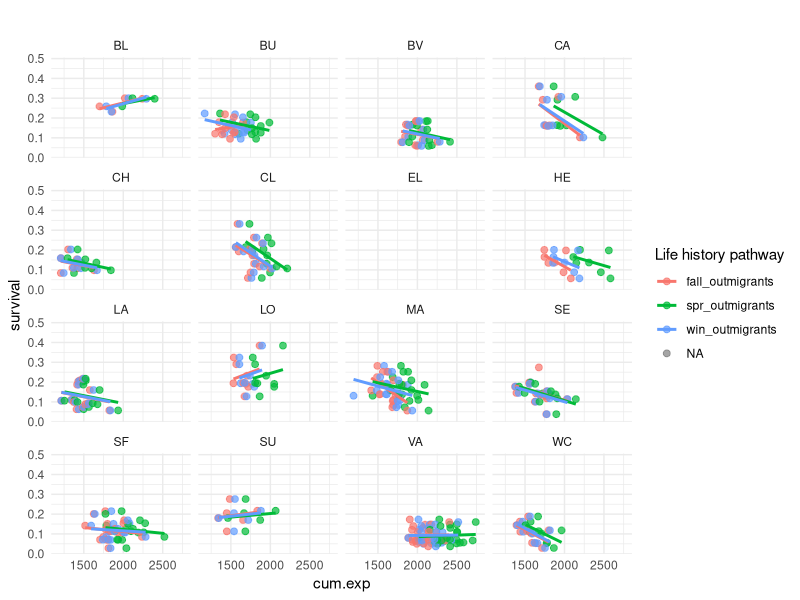
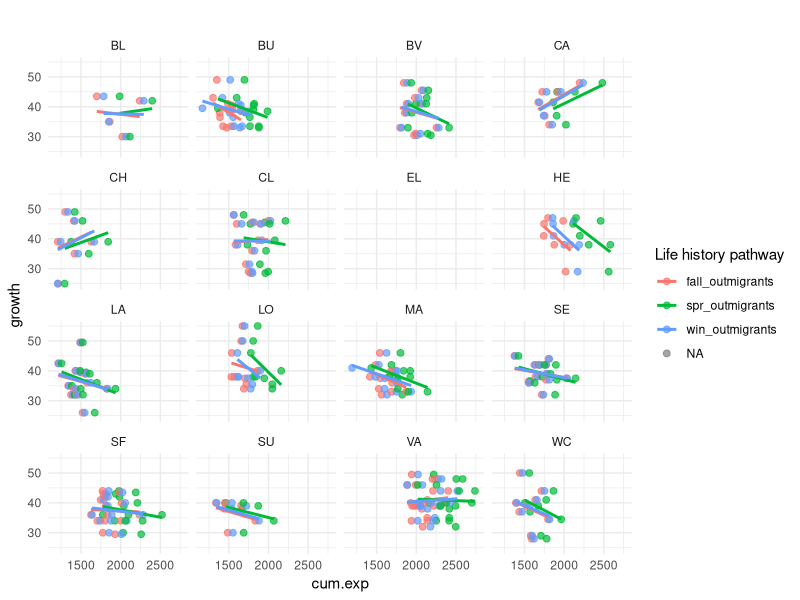
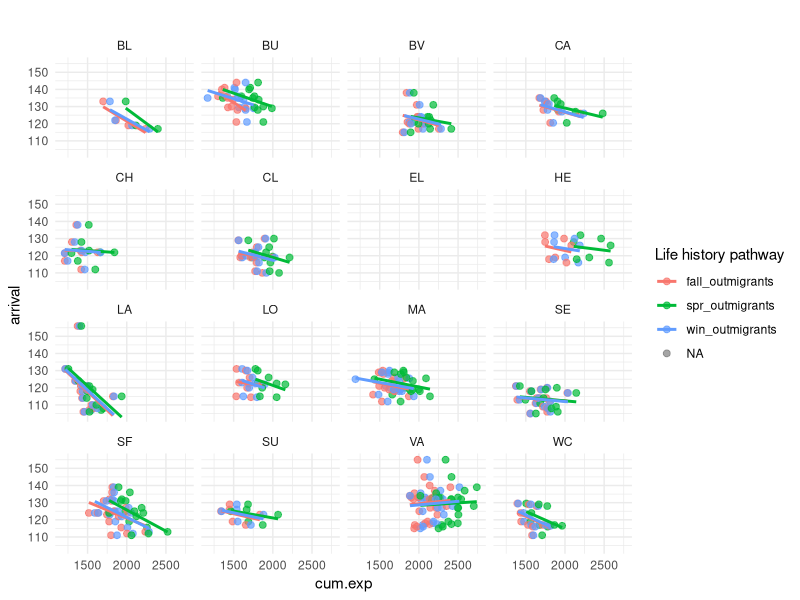
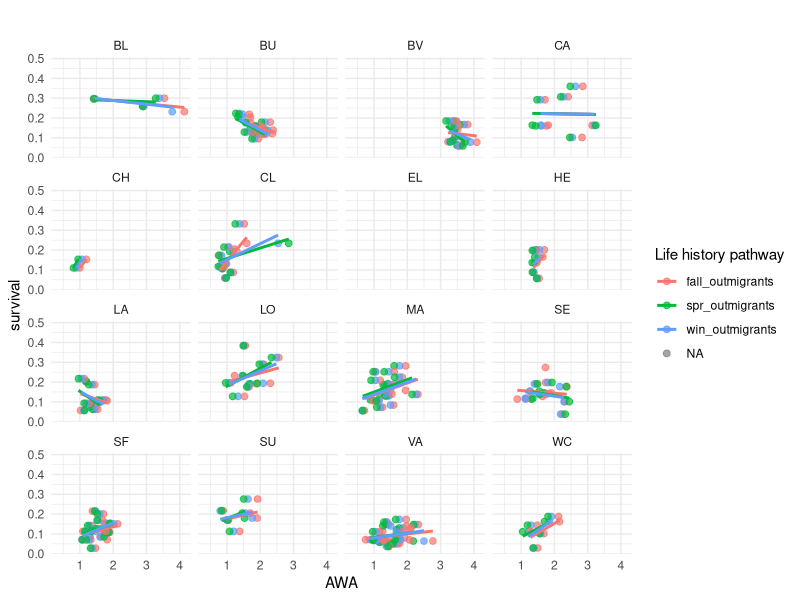
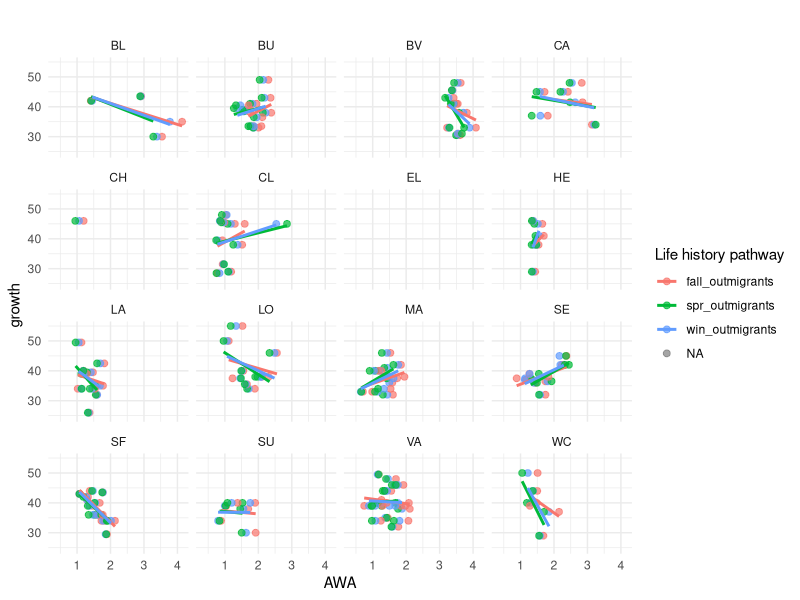
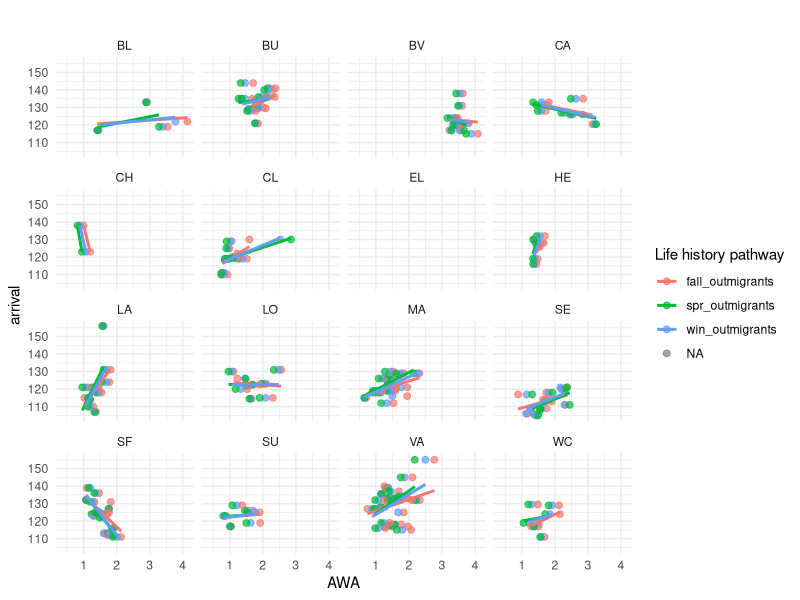

The R script that drew these images, in order:
# Quick look at metrics summarizing thermal exposure and water depth versus salmon responses by populations, years, and life history pathways
# AH Fullerton 4/3/26

library(ggplot2)
library(dplyr)

# Load fish data
survival <- read.csv("data/est_survival.csv")
growth <- read.csv("data/growth_rates.csv")
arrival <- read.csv("data/granite_arrival_dates.csv")

# Load water quality data
depth.mets <- read.csv("data_wq/depth_metrics_empirical.csv")
depth.mets <- subset(depth.mets, Life.stage == "rearing")
temp.mets <- read.csv("data_wq/thermal_metrics_empirical.csv")
temp.mets <- subset(temp.mets, Life.stage == "rearing")

fncComparisons <- function(wq.dat, fs.dat, wq.var, fs.var, wnm, fnm){
  #align names
  wq.dat$Site_ID <- wq.dat$SiteCode
  site_map <- c(
    "BIL" = "BL", "BIU" = "BU", "BVC" = "BV", "CAM" = "CA",
    "CHA" = "CL", "CHC" = "CH", "HER" = "HE", "LAK" = "LA",
    "LOO" = "LO", "MAR" = "MA", "SEC" = "SE", "SFS" = "SF",
    "SUL" = "SU", "VAL" = "VA", "WFC" = "WC"
  )
  wq.dat$Site_ID <- site_map[wq.dat$Site_ID]
  wq.dat <- wq.dat[!is.na(wq.dat$Site_ID),]
  
  # No survival data for Sawtooth Hatchery (STL); no WQ data for Elk (EL)
  colnames(wq.dat)[which(colnames(wq.dat) %in% 'year')] <- "Year"
  
  # join with fishy data
  dat <- dplyr::left_join(fs.dat, wq.dat, by = c("Site_ID", "Year"))
  
  wq_name <- rlang::as_label(enquo(wq.var))

  # plot
  ggplot(dat, aes(x = {{wq.var}}, y = {{fs.var}}, color = factor(LifeHistory))) +
    geom_point(alpha = 0.7, size = 2) +           
    geom_smooth(method = "lm", se = F) +     
    facet_wrap(~ Site_ID) +                         
    labs(
      title = "",
      x = wq_name,
      y = fnm,
      color = "Life history pathway"
    ) +
    theme_minimal()
  
  # save
  ggsave(paste0("plots/", wnm, "_vs_", fnm, ".png"), width = 10, height = 8, units = "in", dpi = 300)
  
}

# temperature
fncComparisons(wq.dat = temp.mets, fs.dat = survival, wq.var = cum.exp, fs.var = Est_survival, wnm = "cumexp", fnm = "survival")
fncComparisons(wq.dat = temp.mets, fs.dat = growth, wq.var = cum.exp, fs.var = Median, wnm = "cumexp", fnm = "growth")
fncComparisons(wq.dat = temp.mets, fs.dat = arrival, wq.var = cum.exp, fs.var = Median, wnm = "cumexp", fnm = "arrival")

# depth
fncComparisons(wq.dat = depth.mets, fs.dat = survival, wq.var = AWA, fs.var = Est_survival, wnm = "depth", fnm = "survival")
fncComparisons(wq.dat = depth.mets, fs.dat = growth, wq.var = AWA, fs.var = Median, wnm = "depth", fnm = "growth")
fncComparisons(wq.dat = depth.mets, fs.dat = arrival, wq.var = AWA, fs.var = Median, wnm = "depth", fnm = "arrival")
